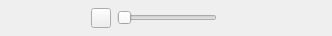
<?xml version="1.0" encoding="UTF-8"?>
<ui version="4.0">
 <class>VoiceWid</class>
 <widget class="QWidget" name="VoiceWid">
  <property name="geometry">
   <rect>
    <x>0</x>
    <y>0</y>
    <width>332</width>
    <height>36</height>
   </rect>
  </property>
  <property name="windowTitle">
   <string>Form</string>
  </property>
  <layout class="QHBoxLayout" name="horizontalLayout_2">
   <property name="spacing">
    <number>0</number>
   </property>
   <property name="leftMargin">
    <number>0</number>
   </property>
   <property name="topMargin">
    <number>0</number>
   </property>
   <property name="rightMargin">
    <number>0</number>
   </property>
   <property name="bottomMargin">
    <number>0</number>
   </property>
   <item>
    <spacer name="horizontalSpacer_3">
     <property name="orientation">
      <enum>Qt::Horizontal</enum>
     </property>
     <property name="sizeHint" stdset="0">
      <size>
       <width>1</width>
       <height>20</height>
      </size>
     </property>
    </spacer>
   </item>
   <item>
    <widget class="QWidget" name="widget_voicewid" native="true">
     <layout class="QVBoxLayout" name="verticalLayout">
      <property name="spacing">
       <number>0</number>
      </property>
      <property name="leftMargin">
       <number>0</number>
      </property>
      <property name="topMargin">
       <number>0</number>
      </property>
      <property name="rightMargin">
       <number>0</number>
      </property>
      <property name="bottomMargin">
       <number>0</number>
      </property>
      <item>
       <spacer name="verticalSpacer">
        <property name="orientation">
         <enum>Qt::Vertical</enum>
        </property>
        <property name="sizeHint" stdset="0">
         <size>
          <width>20</width>
          <height>4</height>
         </size>
        </property>
       </spacer>
      </item>
      <item>
       <widget class="QWidget" name="widget_4" native="true">
        <layout class="QHBoxLayout" name="horizontalLayout">
         <property name="leftMargin">
          <number>0</number>
         </property>
         <property name="topMargin">
          <number>0</number>
         </property>
         <property name="rightMargin">
          <number>0</number>
         </property>
         <property name="bottomMargin">
          <number>0</number>
         </property>
         <item>
          <widget class="QLabel" name="label">
           <property name="minimumSize">
            <size>
             <width>0</width>
             <height>0</height>
            </size>
           </property>
           <property name="maximumSize">
            <size>
             <width>16777215</width>
             <height>1000</height>
            </size>
           </property>
           <property name="text">
            <string/>
           </property>
           <property name="alignment">
            <set>Qt::AlignCenter</set>
           </property>
          </widget>
         </item>
         <item>
          <widget class="QPushButton" name="pushButton">
           <property name="maximumSize">
            <size>
             <width>20</width>
             <height>20</height>
            </size>
           </property>
           <property name="focusPolicy">
            <enum>Qt::TabFocus</enum>
           </property>
           <property name="styleSheet">
            <string notr="true"/>
           </property>
           <property name="text">
            <string/>
           </property>
          </widget>
         </item>
         <item>
          <widget class="QSlider" name="horizontalSlider">
           <property name="minimumSize">
            <size>
             <width>100</width>
             <height>0</height>
            </size>
           </property>
           <property name="maximumSize">
            <size>
             <width>200</width>
             <height>16777215</height>
            </size>
           </property>
           <property name="orientation">
            <enum>Qt::Horizontal</enum>
           </property>
          </widget>
         </item>
         <item>
          <widget class="QLabel" name="label_2">
           <property name="minimumSize">
            <size>
             <width>30</width>
             <height>0</height>
            </size>
           </property>
           <property name="text">
            <string/>
           </property>
          </widget>
         </item>
         <item>
          <spacer name="horizontalSpacer">
           <property name="orientation">
            <enum>Qt::Horizontal</enum>
           </property>
           <property name="sizeHint" stdset="0">
            <size>
             <width>1</width>
             <height>20</height>
            </size>
           </property>
          </spacer>
         </item>
        </layout>
       </widget>
      </item>
      <item>
       <spacer name="verticalSpacer_2">
        <property name="orientation">
         <enum>Qt::Vertical</enum>
        </property>
        <property name="sizeHint" stdset="0">
         <size>
          <width>20</width>
          <height>3</height>
         </size>
        </property>
       </spacer>
      </item>
     </layout>
    </widget>
   </item>
   <item>
    <spacer name="horizontalSpacer_4">
     <property name="orientation">
      <enum>Qt::Horizontal</enum>
     </property>
     <property name="sizeHint" stdset="0">
      <size>
       <width>1</width>
       <height>20</height>
      </size>
     </property>
    </spacer>
   </item>
  </layout>
 </widget>
 <resources/>
 <connections/>
</ui>
